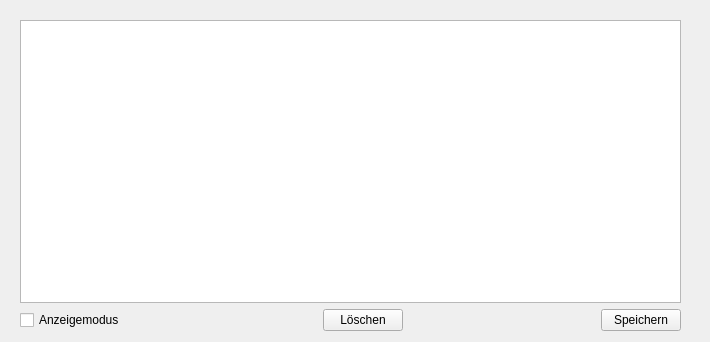
<?xml version="1.0" encoding="UTF-8"?>
<ui version="4.0">
 <class>EditorWidget</class>
 <widget class="QWidget" name="EditorWidget">
  <property name="geometry">
   <rect>
    <x>0</x>
    <y>0</y>
    <width>710</width>
    <height>342</height>
   </rect>
  </property>
  <property name="windowTitle">
   <string>Form</string>
  </property>
  <widget class="QWidget" name="gridLayoutWidget">
   <property name="geometry">
    <rect>
     <x>20</x>
     <y>20</y>
     <width>661</width>
     <height>311</height>
    </rect>
   </property>
   <layout class="QGridLayout" name="gridLayout">
    <item row="1" column="1">
     <spacer name="horizontalSpacer">
      <property name="orientation">
       <enum>Qt::Horizontal</enum>
      </property>
      <property name="sizeHint" stdset="0">
       <size>
        <width>40</width>
        <height>20</height>
       </size>
      </property>
     </spacer>
    </item>
    <item row="1" column="4">
     <widget class="QPushButton" name="pushButton_2">
      <property name="text">
       <string>Speichern</string>
      </property>
     </widget>
    </item>
    <item row="1" column="2">
     <widget class="QPushButton" name="pushButton">
      <property name="text">
       <string>Löschen</string>
      </property>
     </widget>
    </item>
    <item row="1" column="0">
     <widget class="QCheckBox" name="checkBox">
      <property name="text">
       <string>Anzeigemodus</string>
      </property>
     </widget>
    </item>
    <item row="1" column="3">
     <spacer name="horizontalSpacer_2">
      <property name="orientation">
       <enum>Qt::Horizontal</enum>
      </property>
      <property name="sizeHint" stdset="0">
       <size>
        <width>40</width>
        <height>20</height>
       </size>
      </property>
     </spacer>
    </item>
    <item row="0" column="0" colspan="5">
     <widget class="QTextEdit" name="textEdit"/>
    </item>
   </layout>
  </widget>
 </widget>
 <resources/>
 <connections/>
</ui>
